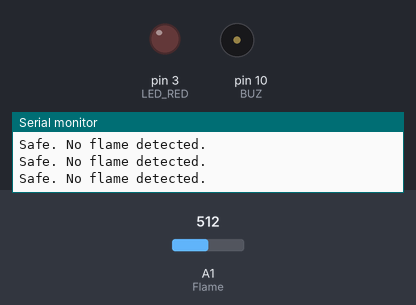
The sketch below on a simulated Arduino Uno, built with avr-gcc and run on an emulated ATmega328P. Parts: output pins drawn as LEDs (lit = HIGH), buzzer (waves = sounding, pin HIGH), the last lines printed to the serial monitor. The inputs (shaded band) are chosen by the test bench; at power-on: A1 (Flame) = 512.

Above: at 1.2 s.
1.3 s: A1 (Flame) set to 106
2.8 s: A1 (Flame) set to 92
At 4.0 s:
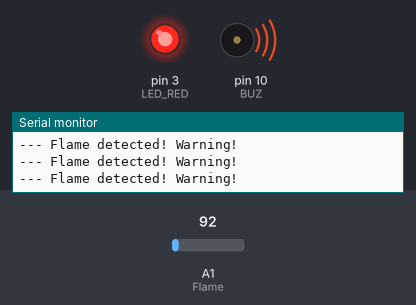
4.3 s: A1 (Flame) set to 110
At 5.3 s:
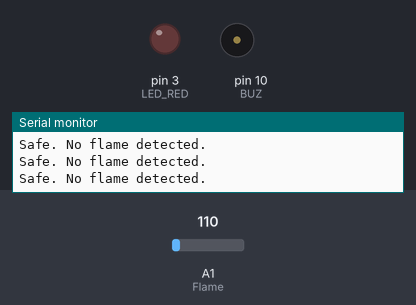
5.8 s: A1 (Flame) set to 90
At 6.7 s:
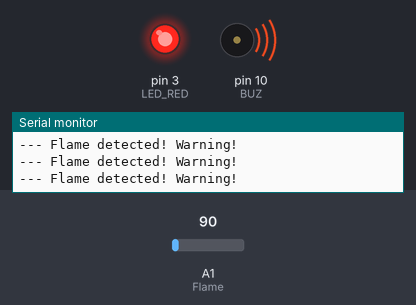
Timing chart, 0 to 8.3 s (numbered marks = the images above; inputs shaded):
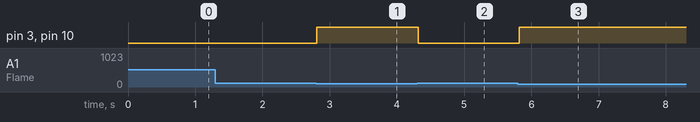

The sketch:

lesson-12_FlameSensor.ino
```cpp
#define Flame A1     // Flame sensor analog pin
#define LED_RED 3    // LED pin
#define BUZ 10       // Buzzer pin

int sensorValue = 0;

void setup() {
  Serial.begin(115200);

  pinMode(Flame, INPUT);   // Flame sensor input
  pinMode(LED_RED, OUTPUT);
  pinMode(BUZ, OUTPUT);

  digitalWrite(LED_RED, LOW);  // LED off at start
  digitalWrite(BUZ, LOW);      // Buzzer off at start
}

void loop() {
  sensorValue = analogRead(Flame);  // Read flame sensor

  // Flame detected (value < 100)
  if (sensorValue < 100) {
    Serial.println("--- Flame detected! Warning!");

    digitalWrite(LED_RED, HIGH); // LED ON
    digitalWrite(BUZ, HIGH);     // Buzzer ON
  }
  else {
    Serial.println("Safe. No flame detected.");

    digitalWrite(LED_RED, LOW); // LED OFF
    digitalWrite(BUZ, LOW);     // Buzzer OFF
  }

  delay(100);
}
```

Measured:
- the behaviour switches between 100 and 99 on A1 (Flame) (found by bisection; images 0 and 1)
- after the input at 2.8 s, pin 3 (LED_RED), pin 10 (BUZ): LOW → HIGH at once
- after the input at 4.3 s, pin 3 (LED_RED), pin 10 (BUZ): HIGH → LOW at once
- after the input at 5.8 s, pin 3 (LED_RED), pin 10 (BUZ): LOW → HIGH at once
